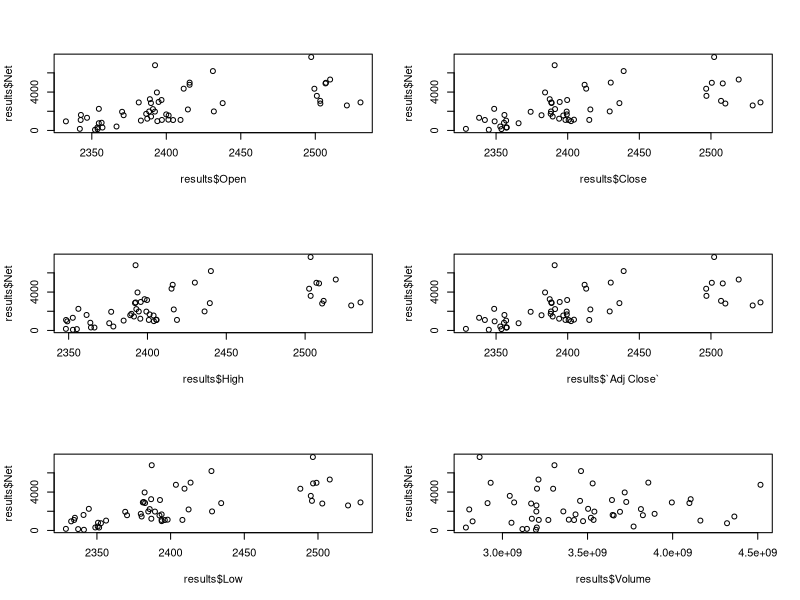
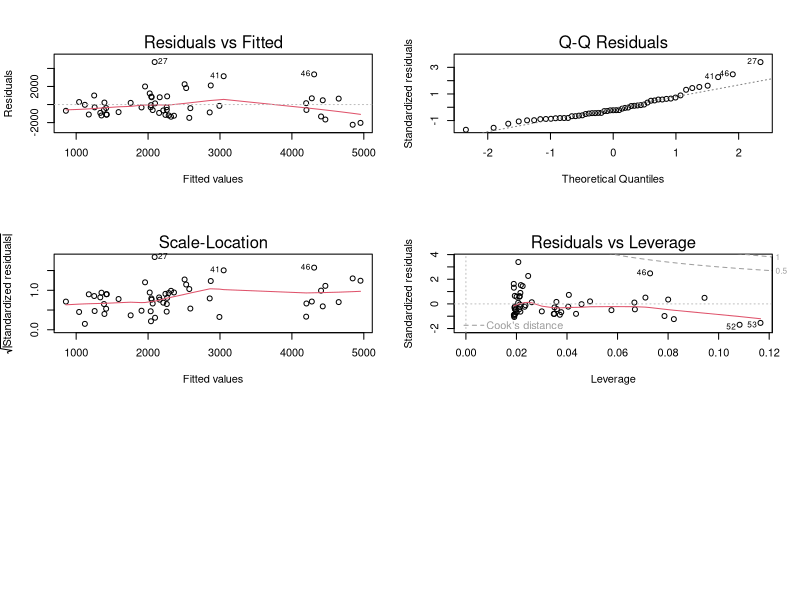
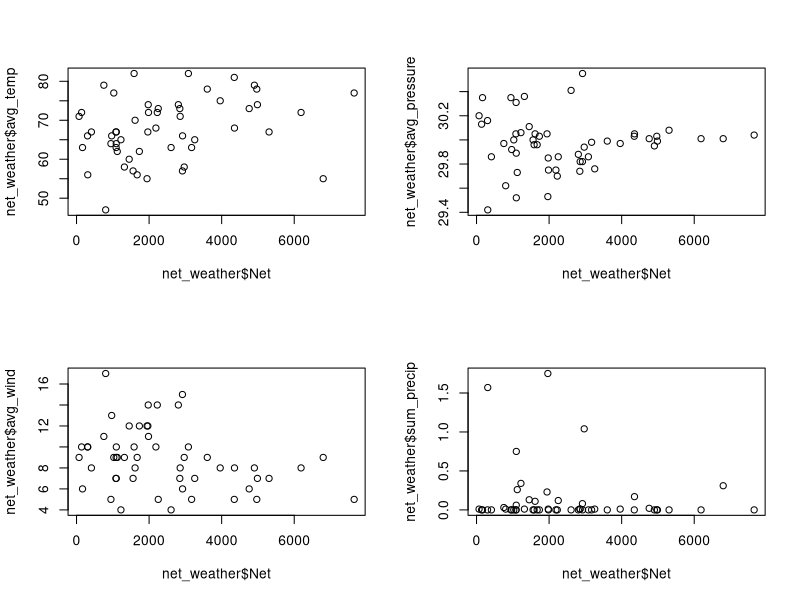
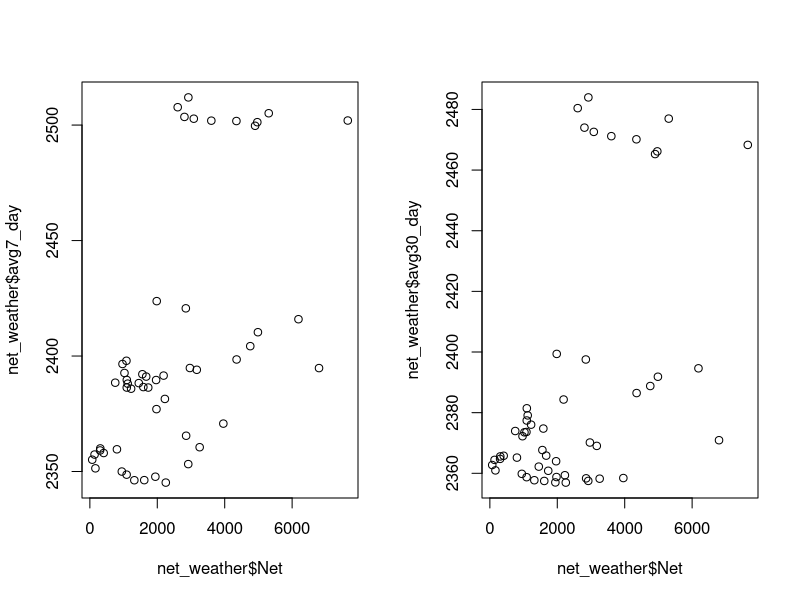
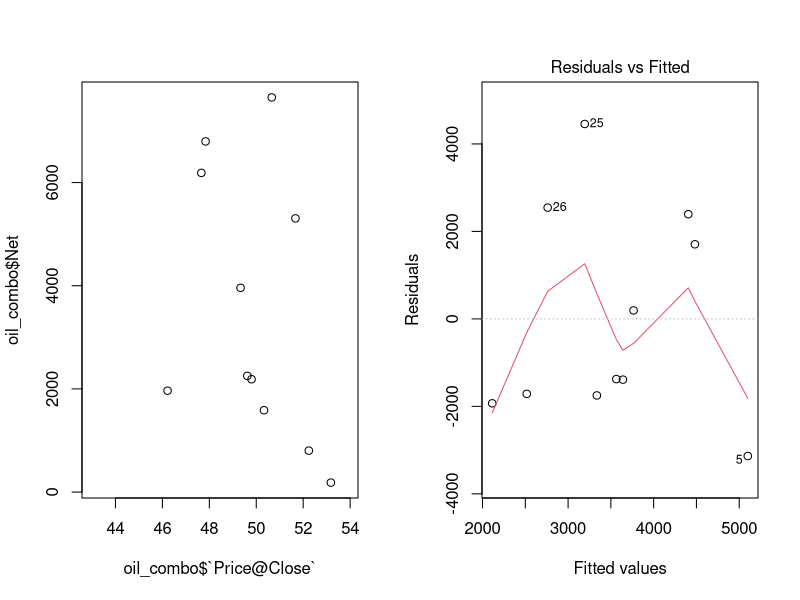
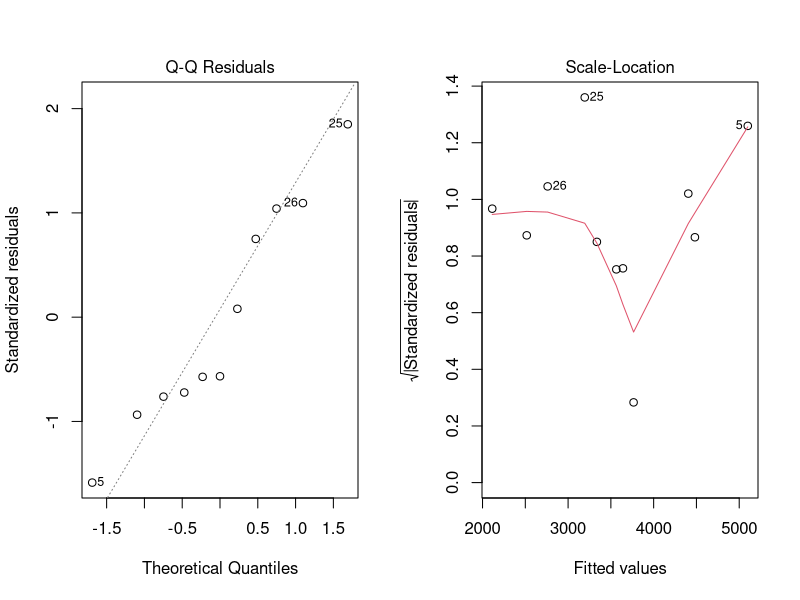
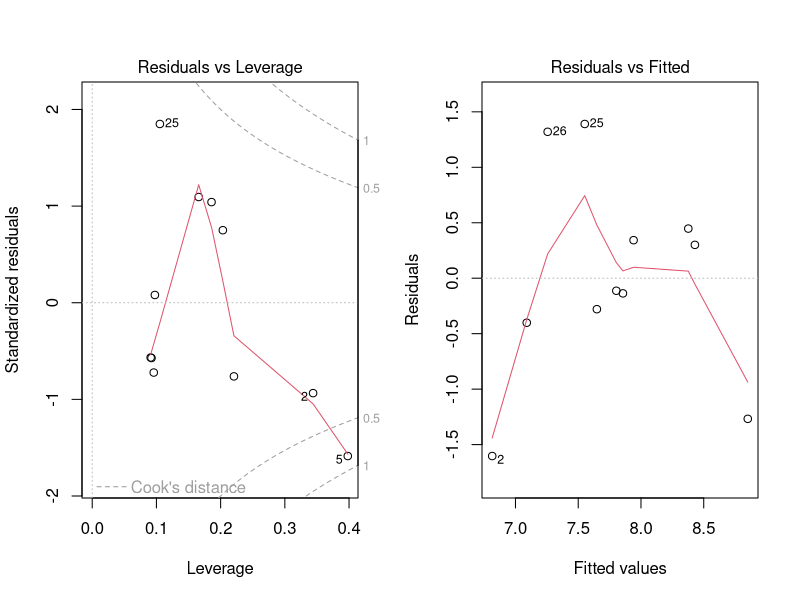
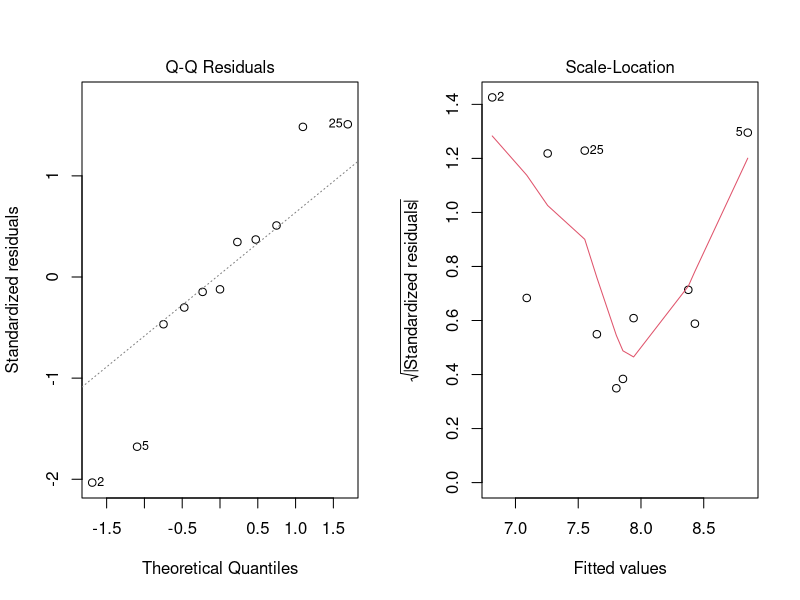

The R source for these figures, in order:
## ---- chunk 1

library('plyr')
library('bit64')
library('dplyr')
library('reshape2')
library('ggplot2')
library('data.table')
library('leaps')
library('minpack.lm')

## ---- chunk 2


setwd("C:/Users/Holex/Desktop/Stats_Project")

#Sidenote: I saved excel file as a txt before reading it as a table
flower_data <- read.table("flower_data.txt", header = TRUE)
flower_data_apr <- fread("april_june.csv", header = TRUE)


#line below ensures column is date and ordered
flower_data$Txn_Date <- as.Date(flower_data$Txn_Date, format = "%m/%d/%Y")
flower_data_apr$Day <- as.Date(flower_data_apr$Day, format = "%m/%d/%Y")


#Since there are multiple sales on a given day, I want to aggregate the sales based on the date
date_net <- aggregate(Net ~ Txn_Date, flower_data,sum)
colnames(flower_data_apr)[6] <- "Net"
date2_net <- aggregate(Net ~ Day, flower_data_apr,sum)

#renaming columns to make joining easier later
#colnames(date2_net)[2] <- "Net"
colnames(date2_net)[1] <- "Date"

#read in financial data
stock_info <- fread("stockdata.csv")

stock_info2 <- fread("april_june_finance.csv")
stock_info2$Date <- as.Date(stock_info2$Date, format = "%m/%d/%Y")
#change column name so i can do a join
colnames(date_net)[1] <- "Date"
combodata <- join(date_net,stock_info, type="right")
combodata2 <- join(date2_net, stock_info2, type = "right")
combodata2$Date <- as.character(combodata2$Date)
#combo3 <- merge(x = date2_net, y = stock_info2, by = "Date", all= TRUE) 

#bind 2 data frames (data from april-june and sep-oct)
results <- rbind(combodata2, combodata)


## ---- chunk 3
par(mfrow = c(3,2))
plot(results$Open, results$Net)
plot(results$Close, results$Net)
plot(results$High, results$Net)
plot(results$`Adj Close`, results$Net)
plot(results$Low, results$Net)
plot(results$Volume, results$Net)
## ---- chunk 4
l.model_close <- lm(results$Net ~ results$`Adj Close`)
summary(l.model_close)
#plots
plot(l.model_close)
## ---- chunk 5
net_weather <- fread("Enhanced_weather_movingavg.csv")

par(mfrow = c(2,2))
plot(net_weather$Net,net_weather$avg_temp)
plot(net_weather$Net,net_weather$avg_pressure)
plot(net_weather$Net,net_weather$avg_wind)
plot(net_weather$Net,net_weather$sum_precip)

## ---- chunk 6
attach(net_weather)

allpossreg <- regsubsets(Net ~ avg_temp + avg_pressure + avg_wind + 
    sum_precip, nbest = 6, data = net_weather)

aprout <- summary(allpossreg)

with(aprout, round(cbind(which, rsq, adjr2, cp, bic), 3))

#I will be adding few more plots

## ---- chunk 7
attach(net_weather)

par(mfrow = c(1,2))
plot(net_weather$Net,net_weather$avg7_day)
plot(net_weather$Net,net_weather$avg30_day)

allpossreg1 <- regsubsets(Net ~ avg7_day + avg30_day
, nbest = 6, data = net_weather)

aprout1 <- summary(allpossreg1)

with(aprout1, round(cbind(which, rsq, adjr2, cp, bic), 3))

#I will be adding few more plots

## ---- chunk 8
# SP500 DATA?
## ---- chunk 9
#read in oil price data
oil_info <- fread("oil_price.csv")
oil_info$Date <- as.Date(oil_info$Date, format = "%m/%d/%Y")

#change column name so i can do a join
date3_net <- merge(date_net, date2_net, all = TRUE)
oil_combo <- join(date3_net,oil_info, type="right")
oil_combo$Date <- as.character(oil_combo$Date)

## ---- chunk 10
plot(oil_combo$`Price@Close`,oil_combo$Net)
## ---- chunk 11
# oil_combo2 <- na.omit(oil_combo)
fit_oil1 <- lm(Net ~ `Price@Close`, data = oil_combo)
summary(fit_oil1)

fit_oil2 <- lm(log(Net) ~ `Price@Close`, data = oil_combo)
summary(fit_oil2)

#plots
plot(fit_oil1)
plot(fit_oil2)

## ---- chunk 12
#read in hershey data
hershey_info <- fread("hershey.csv")
hershey_info$Date <- as.Date(hershey_info$Date, format = "%m/%d/%Y")

#change column name so i can do a join
hershey_combo <- join(date3_net,hershey_info, type="left")
hershey_combo$Date <- as.character(hershey_combo$Date)
## ---- chunk 13
par(mfrow = c(3,2))
plot(hershey_combo$open, hershey_combo$Net)
plot(hershey_combo$close, hershey_combo$Net)
plot(hershey_combo$high, hershey_combo$Net)
plot(hershey_combo$low, hershey_combo$Net)
plot(hershey_combo$volume, hershey_combo$Net)
## ---- chunk 14
fit_hershey <- lm(hershey_combo$Net ~ hershey_combo$open)
summary(fit_hershey)
#plots
plot(fit_hershey)
